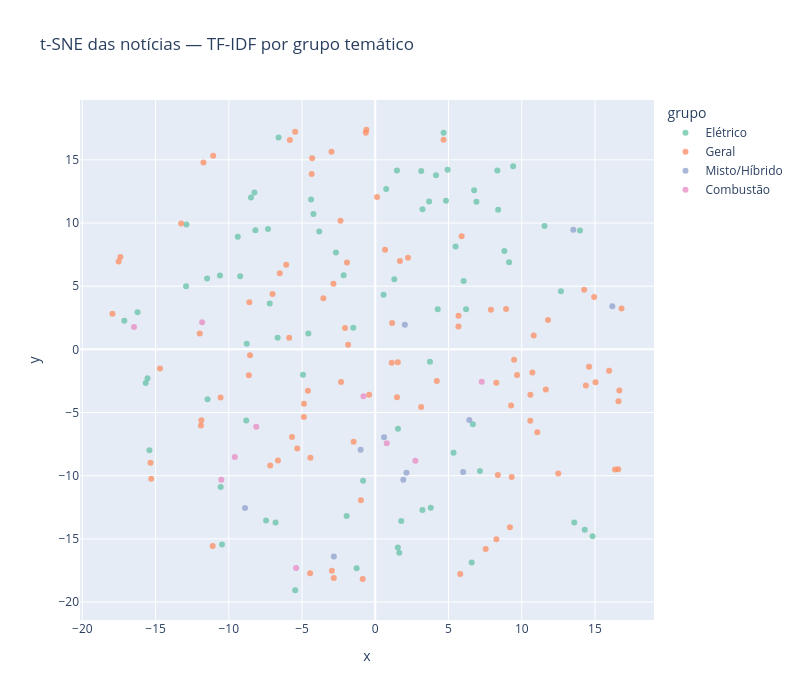

Notebook source saved alongside this figure:
### Markdown cell above
## 9. Visualização t-SNE

### Code cell
#%pip install nbformat
perplexity = min(30, max(2, len(df) - 1))
print(f"Rodando t-SNE com perplexity={perplexity}...")

tsne = TSNE(
    n_components=2,
    perplexity=perplexity,
    random_state=42,
    init="random",
    max_iter=1000,
)
embed = tsne.fit_transform(X_tfidf.toarray())

df_plot = pd.DataFrame({
    "x": embed[:, 0],
    "y": embed[:, 1],
    "grupo": df["grupo"].values,
    "titulo": df["titulo"].values,
    "categoria": df["categoria"].values,
    "data": df["ano_mes"].values,
})

fig = px.scatter(
    df_plot,
    x="x",
    y="y",
    color="grupo",
    hover_data={"titulo": True, "categoria": True, "data": True, "x": False, "y": False},
    title="t-SNE das notícias — TF-IDF por grupo temático",
    width=800,
    height=700,
    color_discrete_sequence=px.colors.qualitative.Set2,
)
fig.update_traces(marker=dict(size=6, opacity=0.75))
fig.write_html("tsne_motor1_clean.html")
fig.show()

print("Salvo: tsne_motor1_clean.html")

### Figure 1 — Plotly figure (JSON) as saved in the notebook; plotly's stock layout.template omitted (floating-point values rounded to 4 significant figures; data arrays with more than 128 entries replaced by an {"elided": "..."} marker saying what was removed)
{"data": [{"customdata": {"elided": "76x3 str values"}, "hovertemplate": "grupo=Elétrico<br>titulo=%{customdata[0]}<br>categoria=%{customdata[1]}<br>data=%{customdata[2]}<extra></extra>", "legendgroup": "Elétrico", "marker": {"color": "rgb(102,194,165)", "opacity": 0.75, "size": 6, "symbol": "circle"}, "mode": "markers", "name": "Elétrico", "orientation": "v", "showlegend": true, "type": "scatter", "x": [6.747, -5.468, 12.67, -6.604, 4.827, -4.937, -9.225, -1.957, 1.638, -10.56, -7.204, -6.667, -8.809, 3.223, -3.826, 4.265, -1.503, 6.666, 8.388, -12.89, 1.3, 13.58, -7.325, 3.14, -8.25, -4.385, -11.45, -10.46, -4.569, 6.583, -8.487, 6.903, 0.5655, -15.42, -2.161, 3.677, -4.222, 6.199, -16.23, -9.387, -2.685, 11.56, 7.146, -6.808, 1.48, -10.6, 9.137, 0.7456, -7.455, 4.665, 5.483, 4.939, -11.48, 9.411, -8.182, -0.8304, -15.55, 3.788, 6.03, 8.816, -17.14, 1.54, 4.145, -12.92, -8.776, 3.734, 14.3, -1.274, 1.549, 13.98, 5.345, 8.335, 14.83, -15.67, 1.773, 3.218], "xaxis": "x", "y": [12.59, -19.06, 4.604, 16.77, 11.77, -2.003, 5.784, -13.19, -16.1, -10.9, 3.624, 0.9269, -5.634, 11.09, 9.325, 3.178, 1.714, -5.93, 11.05, 9.89, 5.557, -13.71, 9.519, 14.11, 12.42, 11.86, -3.954, -15.44, 1.265, -16.87, 12.03, 11.68, 4.319, -7.978, 5.867, 11.71, 10.71, 3.174, 2.944, 8.916, 7.663, 9.769, -9.63, -13.7, 14.15, 5.855, 6.893, 12.69, -13.54, 17.15, 8.137, 14.22, 5.618, 14.49, 9.42, -10.39, -2.288, -12.53, 5.417, 7.78, 2.261, -15.68, 13.78, 4.994, 0.4404, -0.9817, -14.28, -17.32, -6.282, 9.406, -8.173, 14.16, -14.78, -2.657, -13.58, -12.72], "yaxis": "y"}, {"customdata": {"elided": "95x3 str values"}, "hovertemplate": "grupo=Geral<br>titulo=%{customdata[0]}<br>categoria=%{customdata[1]}<br>data=%{customdata[2]}<extra></extra>", "legendgroup": "Geral", "marker": {"color": "rgb(252,141,98)", "opacity": 0.75, "size": 6, "symbol": "circle"}, "mode": "markers", "name": "Geral", "orientation": "v", "showlegend": true, "type": "scatter", "x": [16.66, 1.15, 14.94, -2.858, -5.684, -1.477, -0.861, -6.52, 1.684, 0.6685, -3.546, 9.68, 2.235, -15.35, 8.369, -4.867, 12.49, -17.94, 7.538, -6.081, -11.07, -17.4, 5.683, -1.931, -4.31, -4.344, 10.72, 8.93, -8.598, -1.854, -11.91, 16.81, 14.38, -4.875, 8.27, -10.56, -5.83, 16.6, 5.895, -13.25, 15.97, 3.132, 9.272, 5.679, 1.482, -5.329, -4.427, 5.799, -15.3, 4.662, 9.477, 10.59, -2.337, -0.6071, 10.82, -2.065, 10.59, -0.6474, 9.194, 14.26, 7.894, 11.79, -8.629, -17.52, 16.59, -5.474, 11.06, 16.37, 9.314, -4.602, -11.73, -7.016, -11.1, -8.551, 8.263, 0.1219, -2.375, -14.7, 1.54, 11.64, 14.6, -7.172, 15.04, 1.124, -11.87, -2.832, 4.2, -5.879, -6.646, -2.988, -4.449, -0.9782, -0.4221, -11.98, -2.963], "xaxis": "x", "y": [-3.265, 2.084, 4.143, 5.19, -6.934, -7.312, -18.17, 6.019, 7.001, 7.883, 4.049, -2.033, 7.241, -8.983, -9.935, -4.313, -9.825, 2.829, -15.8, 6.689, 15.32, 7.301, 2.658, 6.875, 15.12, 13.88, -1.835, 3.189, 3.738, 0.3693, -6.021, 3.231, -2.865, -5.345, -15.03, -3.804, 16.56, -4.111, 8.944, 9.964, -1.683, -4.554, -4.433, 1.807, -3.785, -7.851, -8.587, -17.79, -10.23, 16.59, -0.815, -5.64, -2.579, 17.38, 1.102, 1.689, -3.591, 17.15, -14.08, 4.728, 3.142, 2.315, -2.05, 6.948, -9.478, 17.23, -6.552, -9.504, -10.11, -3.267, 14.79, 4.387, -15.56, -0.4583, -2.633, 12.05, 10.18, -1.518, -1.017, -3.168, -1.369, -9.198, -2.611, -1.069, -5.613, -18.09, -2.506, 0.9112, -8.788, 15.64, -17.72, -11.95, -3.6, 1.259, -17.53], "yaxis": "y"}, {"customdata": [["Motoristas de app já podem financiar carro com juros abaixo de 1%; veja regras", "Análise", "2026-05"], ["Só 15 ricaços poderão ter o novo Lamborghini Fenomeno Roadster híbrido", "Análise", "2026-05"], ["GWM já tem data para revelar Ora 05 no Brasil; confira quando", "Análise", "2026-05"], ["Omoda & Jaecoo terá híbrido flex já em 2027; 1.0 turbo três-cilindros chega em 2028", "Análise", "2026-05"], ["GWM Ora 5 estreia na China com motor turbo e híbrido e já mira o Brasil", "Análise", "2026-05"], ["Segredo: Chevrolet Tracker será primeiro híbrido leve da marca no país", "Análise", "2026-04"], ["Oficial: BYD Song Pro flex chega em junho já de cara nova", "Análise", "2026-04"], ["GWM Tank 300 2027 está nas lojas do Brasil com 1º sistema PHEV flex do mundo  ", "Análise", "2026-04"], ["Estreia mundial: Novo Porsche Cayenne Coupé Electric une luxo e 1.156 cv", "Análise", "2026-04"], ["GWM Tank 300 será o primeiro híbrido flex da marca no Brasil", "Análise", "2026-04"], ["VW revela sistema híbrido que estará no futuro T-Cross", "Análise", "2026-04"]], "hovertemplate": "grupo=Misto/Híbrido<br>titulo=%{customdata[0]}<br>categoria=%{customdata[1]}<br>data=%{customdata[2]}<extra></extra>", "legendgroup": "Misto/Híbrido", "marker": {"color": "rgb(141,160,203)", "opacity": 0.75, "size": 6, "symbol": "circle"}, "mode": "markers", "name": "Misto/Híbrido", "orientation": "v", "showlegend": true, "type": "scatter", "x": [16.18, 2.02, -1.0, -2.829, 0.6013, 6.421, 13.52, 1.914, -8.893, 2.127, 5.999], "xaxis": "x", "y": [3.407, 1.939, -7.95, -16.4, -6.953, -5.586, 9.477, -10.32, -12.55, -9.76, -9.707], "yaxis": "y"}, {"customdata": [["BMW M3 CS se despedirá com série limitada e câmbio manual", "Análise", "2026-05"], ["Aceleramos: BMW M135 chega com preço de Golf GTI, mas com 317 cv e tração integral", "Análise", "2026-05"], ["Novo motor V8 da Mercedes-AMG será revelado ainda em 2026", "Análise", "2026-05"], ["Chevrolet lança novo Sonic 2027 em duas versões com preço a partir de R$ 129.990", "Análise", "2026-05"], ["Audi A5 2026 corrige falhas, ganha mais equipamentos e sobe para R$ 424 mil", "Análise", "2026-05"], ["Depois de lançar I3, BMW agora acelera (literalmente) testes do Série 3", "Análise", "2026-05"], ["Chery lança seu próprio Audi A5 com nova geração do Arrizo", "Análise", "2026-05"], ["Omoda 2: mais barato da marca, chega ao Brasil em 2028 e será flex", "Análise", "2026-05"], ["Conhecemos: Tank 300 Flex é destaque da GWM durante Agrishow", "Análise", "2026-04"], ["Segredo: novo GWM Ora 5 será feito no Brasil com versões flex e híbridas", "Análise", "2026-04"]], "hovertemplate": "grupo=Combustão<br>titulo=%{customdata[0]}<br>categoria=%{customdata[1]}<br>data=%{customdata[2]}<extra></extra>", "legendgroup": "Combustão", "marker": {"color": "rgb(231,138,195)", "opacity": 0.75, "size": 6, "symbol": "circle"}, "mode": "markers", "name": "Combustão", "orientation": "v", "showlegend": true, "type": "scatter", "x": [-8.127, -16.47, -10.51, 7.267, -0.8077, -9.591, -11.82, -5.409, 2.739, 0.7811], "xaxis": "x", "y": [-6.126, 1.78, -10.31, -2.553, -3.708, -8.511, 2.144, -17.3, -8.809, -7.423], "yaxis": "y"}], "layout": {"height": 700, "legend": {"title": {"text": "grupo"}, "tracegroupgap": 0}, "title": {"text": "t-SNE das notícias — TF-IDF por grupo temático"}, "width": 800, "xaxis": {"anchor": "y", "domain": [0, 1], "title": {"text": "x"}}, "yaxis": {"anchor": "x", "domain": [0, 1], "title": {"text": "y"}}}}
